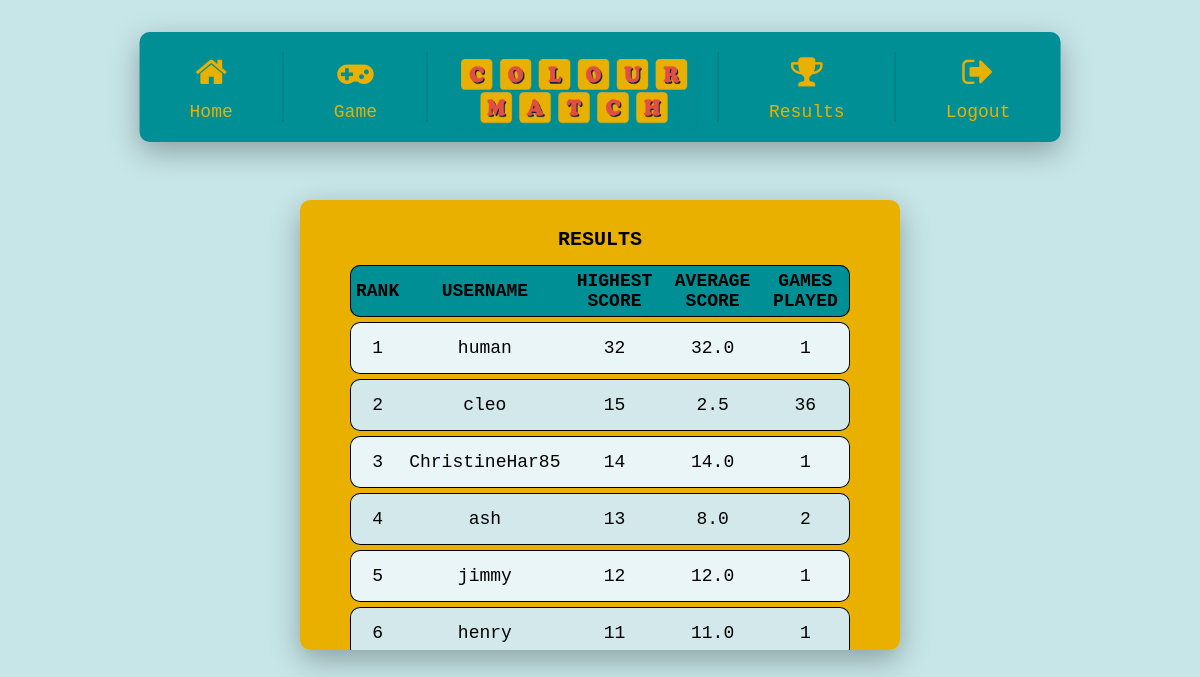
/score (signed in), run on the app's committed database.
### app/models.py (models this page shows, shortened)
class User(UserMixin, db.Model):
    id = db.Column(db.Integer, primary_key=True)
    username = db.Column(db.String(64), index=True, unique=True)
    email = db.Column(db.String(128), index=True, unique=True)
    password_hash = db.Column(db.String(128))

### app/routes.py (the view)
@app.route('/score')
@login_required
def score():
    xx=db.session.query(User.username, func.max(Score.points), func.count(Score.user_id), func.round(func.avg(Score.points),1) ).filter(User.id==Score.user_id).group_by(Score.user_id).order_by(func.max(Score.points).desc()).limit(10).all()
    highest_score= db.session.query(func.max(Score.points)).filter(Score.user_id==current_user.id).first()
    return render_template('score.html', title='Scores', res=xx, highest_score= highest_score)

### app/models.py (called while the page is built)
@login.user_loader
def load_user(id):
    return User.query.get(int(id))

### app/templates/score.html
{% extends "base.html" %}
{% block content %}
        <h1 class = 'center' id = 'resultsheader'> RESULTS </h1>
    <table id = 'rankings' class = "center" >
        <thead id = 'info_font'>
            <tr>
                <th> Rank </th>
                <th> Username</th>
                <th>Highest Score</th>
                <th>Average Score</th>
                <th> Games Played</th>
            </tr>
        </thead>
        <tbody id = 'info_font'>
            {% for i in res %}
            <tr>
                <td class="count"> </td>
                <td> {{ i[0] }}</td>
                <td> {{ i[1] }}</td>
                <td> {{ i[3] }}</td>
                <td> {{ i[2] }}</td>
            </tr>
            {% endfor %}
        </tbody>
    </table>
{% endblock %}

### app/templates/base.html (shortened to what this page needs)
<!doctype html>
    <head>
        <link rel="stylesheet" type="text/css" href="{{ url_for('static',filename='styles/base.css') }}">
        <link rel="stylesheet" type="text/css" href="{{ url_for('static',filename='styles/game.css') }}">
        <link rel="stylesheet" type="text/css" href="https://stackpath.bootstrapcdn.com/font-awesome/4.7.0/css/font-awesome.min.css">
    </head>
    <body>
        <ul>
            <li>
                <a href="{{ url_for('index') }}">
                    <div class="icon">
                        <i class="fa fa-home" aria-hidden="true"></i>
                    </div>
                    <div class="name"><span data-text="Home">Home</span></div>
                </a>
            </li>
            <li>
                <a href="{{ url_for('play') }}">
                    <div class="icon">
                        <i class="fa fa-gamepad" aria-hidden="true"></i>
                    </div>
                    <div class="name"><span data-text="Game">Game</span></div>
                </a>
            </li>
            <li>
                <a class="navbar-brand" href="/">
                    <div class="logo-image">
                          <img src="{{url_for('static',filename='/img/logo1.png')}}" class="img-fluid" width = '250' height="83">
                    </div>
                </a>
            </li>
            <li>
                <a href="{{ url_for('score') }}">
                    <div class="icon">
                        <i class="fa fa-trophy" aria-hidden="true"></i>
                    </div>
                    <div class="name"><span data-text="Results">Results</span></div>
                </a>
            </li>
            {% if current_user.is_anonymous %}
            <li>
                <a href="{{ url_for('login') }}">
                    <div class="icon">
                        <i class="fa fa-sign-in" aria-hidden="true"></i>
                        <i class="fa fa-sign-in" aria-hidden="true"></i>
                    </div>
                    <div class="name"><span data-text="Login">Login</span></div>
                </a>
            </li>
            {% else %}
            <li>
                <a href="{{ url_for('logout') }}">
                    <div class="icon">
                        <i class="fa fa-sign-out" aria-hidden="true"></i>
                    </div>
                    <div class="name"><span data-text="Logout">Logout</span></div>
                </a>
            </li>
            {% endif %}
        </ul>
        <div id = 'middlebox' class = 'center'>  {% block content %}{% endblock %} </div>
    </body>
</html>

### app/static/styles/base.css (style rules this page uses)
body { margin: 0; padding: 0; font-family: "Lucida Console", monospace; background: #C7E6E8; }
ul { position:absolute; top: 8%; left: 50%; transform: translate(-50%,-50%); margin: 0; padding: 20px 0; background: #008f95; display: flex; border-radius: 10px; box-shadow: 0 10px 30px rgba(0,0,0,.3) }
ul li { list-style: none; text-align: center; display: block; border-right: 1px solid rgba(0,0,0,0.2); }
ul li:last-child { border-right: none; }
ul li a { text-decoration: none; padding: 0 50px; display: block; }
ul li a .icon { width: 40px; height: 40px; text-align: center; overflow: hidden; margin: 0 auto 10px; }
ul li a .icon .fa { width: 100%; height: 100%; line-height: 40px; font-size: 34px; transition: 0.5s; color: #e9b000; }
ul li a .name { position: relative; height: 20px; width: 100%; display: block; overflow: hidden; }
ul li a .name span { display: block; position: relative; color: #e9b000; font-size: 18px; line-height: 20px; transition: 0.5s; }
ul li a .name span:before { content: attr(data-text); position: absolute; top: -100%; width: 100%; left: 0; height: 1005; color: #C7E6E8; }
.logo-image { width: 100px; height: 70px; margin-left: -30px; margin-right: 120px; margin-top: -2px; }
.center { text-align: center; }
#middlebox { width: 500px; background-color: #e9b000; padding: 50px; margin: auto; position: relative; bottom: -200px; align-content: center; border-radius: 10px; justify-content: center; box-shadow: 0 10px 30px rgba(0,0,0,.3); overflow-y:scroll; }
#info_font { font-family: "Lucida Console", monospace; font-size: 18px; }
table { position:relative; top:-40px; border-collapse: separate; border-spacing: 0 5px; text-align: center; counter-reset: section; height:300px; display:block; }
.count:before { counter-increment: section; content: counter(section); }
thead { background-color: #008f95; color: black; font-size: 0.875rem; text-transform: uppercase; letter-spacing: 2%; }
h1.center { text-align: center; }
#resultsheader { position:relative; top:-35px; font-family: "Lucida Console", monospace; font-size: 20px; }
th,td { border: solid 1px #000; border-style: solid none; padding: 5px; height: 40px }
td:first-child { border-left-style: solid; border-top-left-radius: 10px; border-bottom-left-radius: 10px; }
td:last-child { border-right-style: solid; border-bottom-right-radius: 10px; border-top-right-radius: 10px; }
th:first-child { border-left-style: solid; border-top-left-radius: 10px; border-bottom-left-radius: 10px; }
th:last-child { border-right-style: solid; border-bottom-right-radius: 10px; border-top-right-radius: 10px; }
tbody tr:nth-child(odd) { background-color: #E9F5F6; }
tbody tr:nth-child(even) { background-color: #D2E8EA; }

### data on the page
User: username "human", i "32", i "32.0", i "1"
User: username "cleo", i "15", i "2.5", i "36"
User: username "ChristineHar85", i "14", i "14.0", i "1"
User: username "ash", i "13", i "8.0", i "2"
User: username "jimmy", i "12", i "12.0", i "1"
User: username "henry", i "11", i "11.0", i "1"
